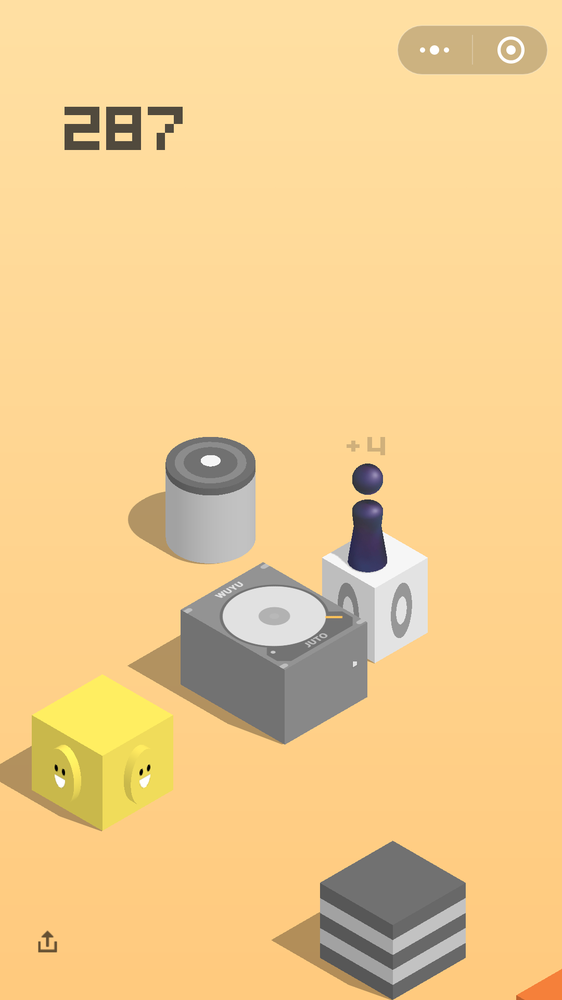
#> input picture TeachCode代码教学区/CH4_ROI颜色统计与图像二值化/screenshot.png, 562 x 1000 px, shrunk from 1080 x 1920 before the run
$ python CH4.3_BinaryInRange.py
#> lines starting #> are read from the running program, lines starting #| are printed output that depends on the picture; after the words box and inside, x2 and y2 are one past the last pixel; in counts of white or black regions, pixels touching at a corner belong together
'''
    图像二值化 演示
'''
import cv2
import numpy as np

# 读入图片
img = cv2.imread('screenshot.png')
#> img is the input picture: shape (1000, 562, 3); mean B, G, R 142.3, 203.5, 239.6
# 判断图片是否正确读入
if img is None:
    print("请检查图片路径")
    exit()

# 阈值下界
lowerb = (50, 36, 36)
# 阈值上界
upperb = (104, 80, 80)

# 图像二值化
mask = cv2.inRange(img, lowerb, upperb)
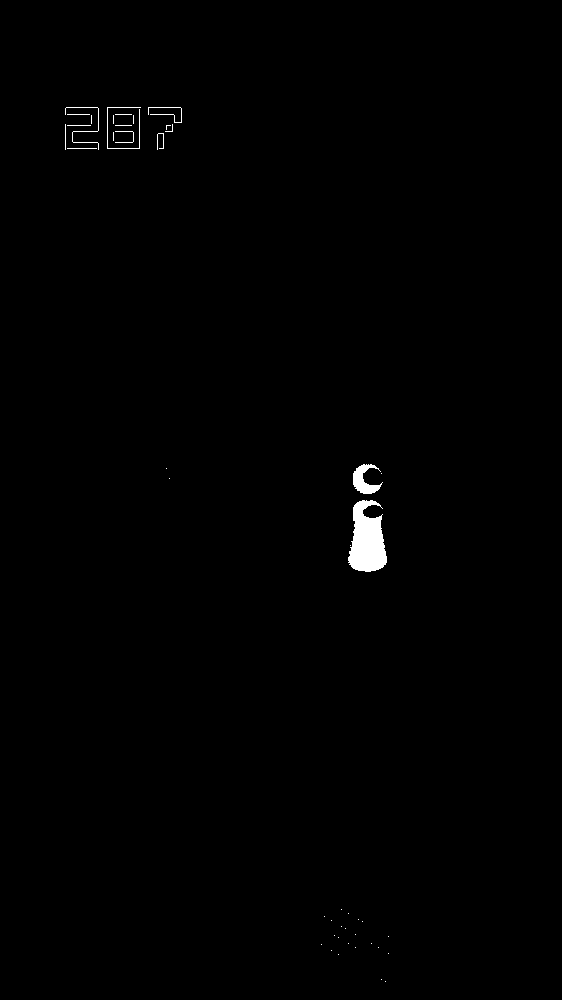
#> mask: shape (1000, 562); 0.55% white; 45 white regions (34 under 20 px), largest, box (x1, y1, x2, y2) and area: (348, 500, 387, 572) 1949, (353, 464, 383, 494) 447, (107, 107, 141, 149) 146

cv2.namedWindow("mask", flags= cv2.WINDOW_NORMAL | cv2.WINDOW_FREERATIO)
cv2.imshow('mask', mask)
cv2.waitKey(0)
cv2.imwrite("bin-chess.png", mask)
